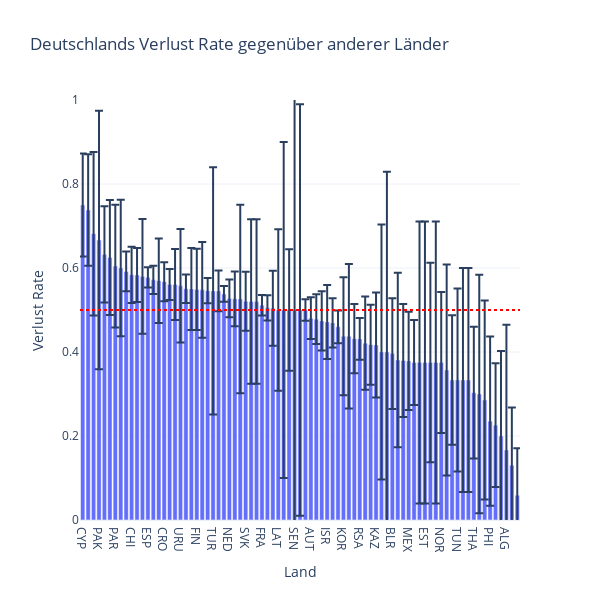

Write notebook code for a chart like this one.
### Code cell
germanys_losses = win_counts.loc[win_counts["loser_ioc"] == "GER"].sort_values(by="win_rate", ascending=False)
px.bar(germanys_losses, x="winner_ioc", y="win_rate", title="Deutschlands Verlust Rate gegenüber anderer Länder",
       height=600, width=600, range_y=[0, 1], labels={
        "winner_ioc": "Land",
        "win_rate": "Verlust Rate"
    }, error_y="loss_rate_ci", template="plotly_white").add_hline(y=0.5, line_dash="dot", line_color="red")

### Figure 1 — Plotly figure (JSON) as saved in the notebook; plotly's stock layout.template omitted (floating-point values rounded to 4 significant figures)
{"data": [{"alignmentgroup": "True", "error_y": {"array": [0.1225, 0.133, 0.1946, 0.308, 0.1146, 0.137, 0.1461, 0.1623, 0.04735, 0.06683, 0.06399, 0.1368, 0.02394, 0.03354, 0.1006, 0.04645, 0.03679, 0.08467, 0.135, 0.03384, 0.09751, 0.09657, 0.1142, 0.0302, 0.2943, 0.04838, 0.01874, 0.04504, 0.0651, 0.2245, 0.0703, 0.1958, 0.1958, 0.02452, 0.02989, 0.08909, 0.1922, 0.4001, 0.1445, 0.693, 0.49, 0.02588, 0.04978, 0.05915, 0.07063, 0.08822, 0.05877, 0.03876, 0.1403, 0.1719, 0.08234, 0.04993, 0.111, 0.09524, 0.1247, 0.3036, 0.4294, 0.1317, 0.2077, 0.1345, 0.117, 0.1012, 0.3355, 0.3355, 0.2372, 0.3355, 0.1677, 0.251, 0.154, 0.2178, 0.2667, 0.2667, 0.1568, 0.284, 0.2366, 0.2016, 0.1472, 0.2024, 0.2982, 0.1376, 0.1119]}, "hovertemplate": "Land=%{x}<br>Verlust Rate=%{y}<extra></extra>", "legendgroup": "", "marker": {"color": "#636efa", "pattern": {"shape": ""}}, "name": "", "offsetgroup": "", "orientation": "v", "showlegend": false, "textposition": "auto", "x": ["CYP", "UZB", "LTU", "PAK", "MAR", "ZIM", "PAR", "BUL", "SUI", "CHI", "SRB", "PER", "ESP", "ARG", "POL", "CRO", "RUS", "NZL", "URU", "CZE", "UKR", "FIN", "ECU", "SWE", "TUR", "GBR", "USA", "NED", "ROU", "LUX", "SVK", "GEO", "BIH", "FRA", "AUS", "HUN", "LAT", "URS", "GRE", "SEN", "TCH", "GER", "AUT", "BRA", "CAN", "ISR", "BEL", "ITA", "KOR", "EGY", "JPN", "RSA", "COL", "IND", "KAZ", "BAH", "KEN", "BLR", "YUG", "POR", "MEX", "DEN", "NGR", "EST", "ARM", "IRI", "NOR", "MON", "SLO", "TUN", "CRC", "DOM", "THA", "MDA", "CHN", "PHI", "TPE", "BOL", "ALG", "VEN", "UNK"], "xaxis": "x", "y": [0.75, 0.7381, 0.6818, 0.6667, 0.6324, 0.625, 0.6047, 0.6, 0.5918, 0.5837, 0.5833, 0.58, 0.5776, 0.5718, 0.5699, 0.5675, 0.5608, 0.5606, 0.5577, 0.5506, 0.55, 0.549, 0.5479, 0.546, 0.5455, 0.5455, 0.5382, 0.5275, 0.5265, 0.5263, 0.5206, 0.52, 0.52, 0.5113, 0.5051, 0.5041, 0.5, 0.5, 0.5, 0.5, 0.5, 0.5, 0.4806, 0.4781, 0.474, 0.4715, 0.4693, 0.4598, 0.4375, 0.4375, 0.4317, 0.4312, 0.4211, 0.4175, 0.4167, 0.4, 0.4, 0.3962, 0.381, 0.38, 0.3788, 0.375, 0.375, 0.375, 0.375, 0.375, 0.375, 0.3571, 0.3333, 0.3333, 0.3333, 0.3333, 0.303, 0.3, 0.2857, 0.2353, 0.2258, 0.2, 0.1667, 0.1304, 0.05882], "yaxis": "y", "type": "bar"}], "layout": {"xaxis": {"anchor": "y", "domain": [0.0, 1.0], "title": {"text": "Land"}}, "yaxis": {"anchor": "x", "domain": [0.0, 1.0], "title": {"text": "Verlust Rate"}, "range": [0, 1]}, "legend": {"tracegroupgap": 0}, "title": {"text": "Deutschlands Verlust Rate gegenüber anderer Länder"}, "barmode": "relative", "height": 600, "width": 600, "shapes": [{"line": {"color": "red", "dash": "dot"}, "type": "line", "x0": 0, "x1": 1, "xref": "x domain", "y0": 0.5, "y1": 0.5, "yref": "y"}]}}
